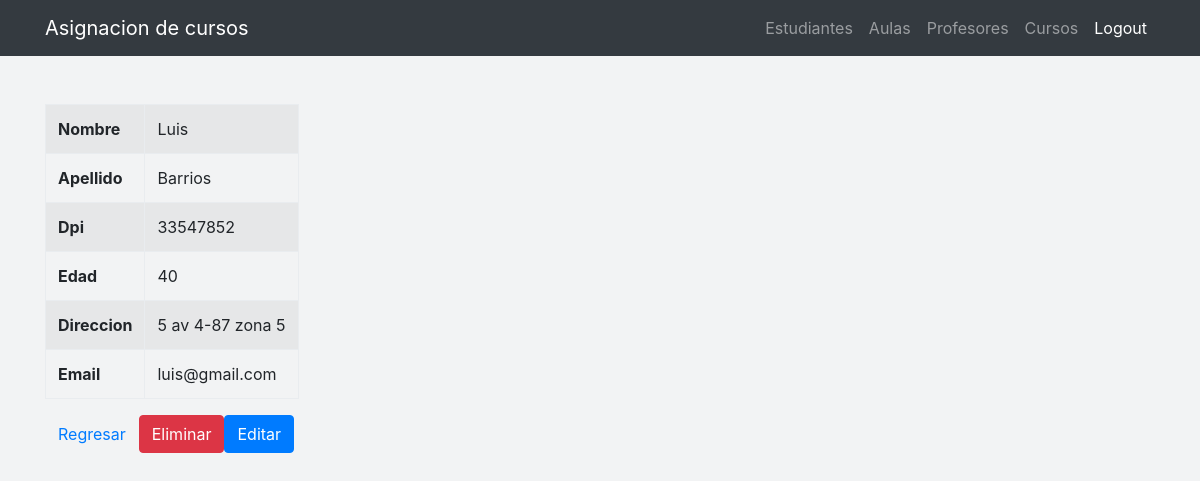
Page /profesores/3/ver/ (signed in) on the committed database.
### estudiantes/models.py (models this page shows, shortened)
class Profesor(models.Model):
    nombre = models.CharField(max_length=50)
    apellido = models.CharField(max_length=50)
    dpi = models.CharField(max_length=20)
    edad = models.IntegerField()
    direccion = models.CharField(max_length=80)
    email = models.EmailField()

### estudiantes/views.py (the view)
# urls.py: url(r'^profesores/(?P<pk>[0-9]+)/ver/$', views.profesor_ver, name='profesor_ver'),
@login_required
def profesor_ver(request,pk):
    profesor = get_object_or_404(Profesor,pk=pk)
    return render(request, 'estudiantes/profesor_ver.html', {'profesor': profesor})

### estudiantes/templates/estudiantes/profesor_ver.html
{% extends 'estudiantes/base.html' %}
{% block content %}
      <div class="portlet-body">
        <div id="sample_1_wrapper" class="dataTable_wrapper table-responsive">
          <div class="col-md-12">
          <table class="table table-striped table-bordered table-hover dataTable no-footer">
              <tbody>
                <tr>
                    <th>Nombre</th>
                    <td>{{ profesor.nombre }}</td>
                </tr>
                <tr>
                    <th>Apellido</th>
                    <td>{{ profesor.apellido }}</td>
                </tr>
                <tr>
                    <th>Dpi</th>
                    <td>{{ profesor.dpi }}</td>
                </tr>
                <tr>
                    <th>Edad</th>
                    <td>{{ profesor.edad }}</td>
                </tr>
                <tr>
                    <th>Direccion</th>
                    <td>{{ profesor.direccion }}</td>
                </tr>
                <tr>
                    <th>Email</th>
                    <td>{{ profesor.email }}</td>
                </tr>
              </tbody>
          </table>
          <table>
            <tr>
              <a href="{% url 'profesor_list'%}" class="btn btn-default">Regresar</a>
            </tr>
            <tr>
              <a href="{% url 'profesor_eliminar' pk=profesor.pk %}" class="btn btn-danger">Eliminar</a>
            </tr>
            <tr>
              <a href="{% url 'profesor_editar' pk=profesor.pk %}" class="btn btn-primary">Editar</a>
            </tr>
          </table>
        </div>
        </div>
      </div>
{% endblock %}

### estudiantes/static/css/shop-item.css (style rules this page uses)
body { padding-top: 54px; }
@media (min-width: 992px) { body { padding-top: 56px; } }

### estudiantes/templates/estudiantes/base.html (style rules this page uses)
body { background-color: #F2F3F4; }

### rows in the picture
Profesor: nombre "Luis", apellido "Barrios", dpi "33547852", edad "40", direccion "5 av 4-87 zona 5", email "luis@gmail.com"
